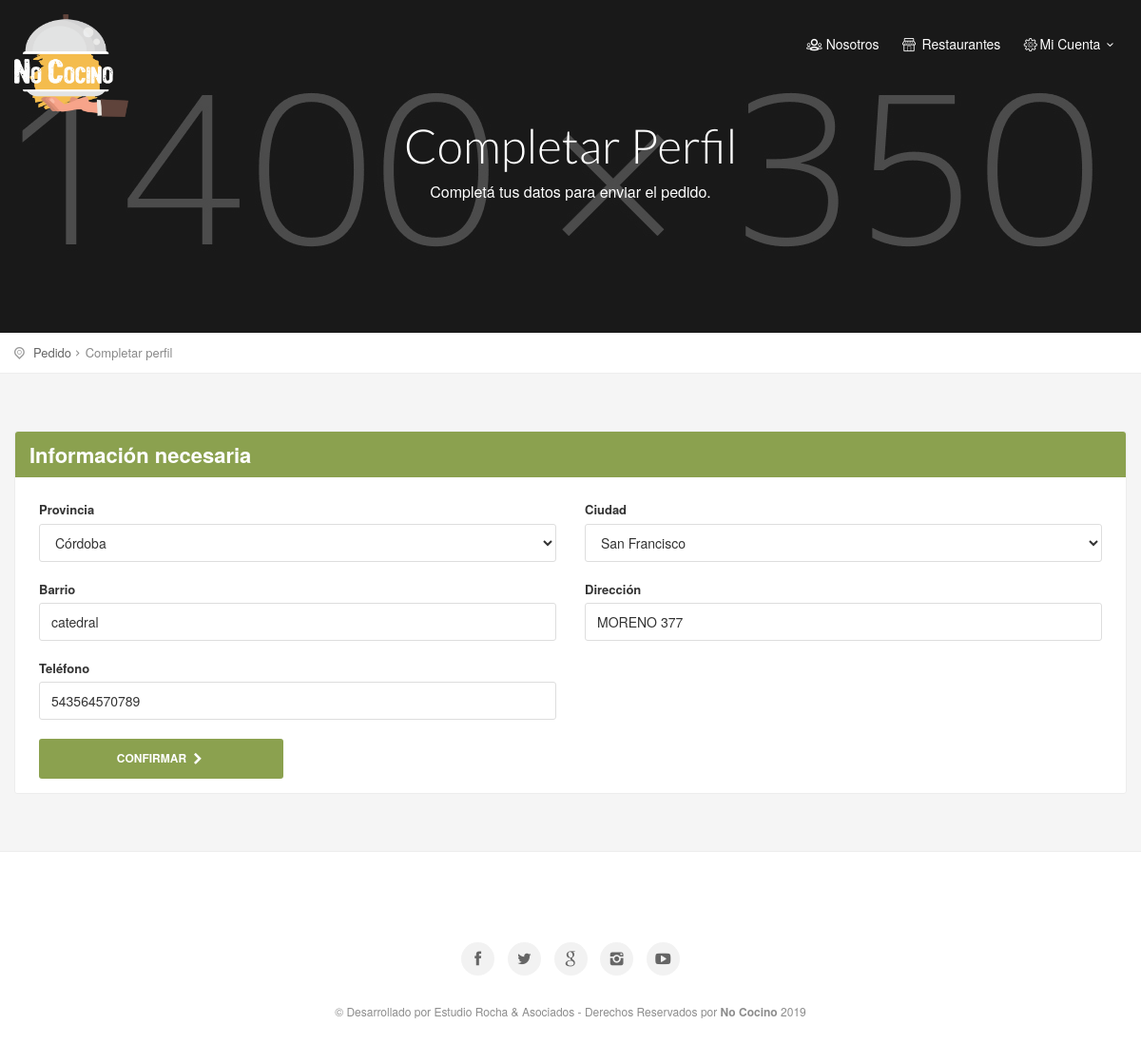
Page /completarPerfil.php (signed in) on the committed database.
### tables this page shows
CREATE TABLE `usuarios` (
  `id` int(11) NOT NULL,
  `cod` varchar(255) DEFAULT NULL,
  `nombre` text,
  `apellido` text,
  `doc` text,
  `email` text,
  `password` text,
  `postal` text,
  `direccion` text,
  `barrio` text,
  `localidad` text,
  `provincia` text,
  `pais` text,
  `telefono` text,
  `celular` text,
  `invitado` int(11) NOT NULL DEFAULT '0',
  `plan` int(11) DEFAULT '3',
  `vendedor` int(11) NOT NULL DEFAULT '0',
  `fecha` date DEFAULT NULL
);

### Clases/Conexion.php (called while the page is built, shortened)
<?php namespace Clases;
class Conexion
{
    private $datos = array("host"=> "localhost","user"=> "root","pass"=> "","db"  => "nococino");
    private $con;
    public function __construct()
    {
        $this->con = mysqli_connect($this->datos["host"], $this->datos["user"], $this->datos["pass"], $this->datos["db"]);
        mysqli_set_charset($this->con,'utf8');
    }
    public function sqlReturn($query)
    {
        $dato = $this->con->query($query);
        return $dato;
    }
}

### Clases/Usuarios.php (called while the page is built, shortened)
<?php
class Usuarios
{
    public $cod;
    private $con;
    public function __construct()
    {
        $this->con = new Conexion();
    }
    public function view()
    {
        $sql = "SELECT * FROM `usuarios`WHERE cod = '{$this->cod}' ORDER BY id DESC";
        $usuario = $this->con->sqlReturn($sql);
        $row = mysqli_fetch_assoc($usuario);
        return $row;
    }
}

### completarPerfil.php (the view, shortened to what this page needs)
<?php
$usuario = new Clases\Usuarios();
$cod_usuario = $_SESSION['usuarios']['cod'];
$usuario->set("cod", $cod_usuario);
$usuarioData = $usuario->view();
?>
    <section class="parallax-window" id="short" data-parallax="scroll" data-image-src="img/sub_header_cart.jpg"
             data-natural-width="1400" data-natural-height="350">
        <div id="subheader">
            <div id="sub_content">
                <h1>Completar Perfil</h1>
                <p>Completá tus datos para enviar el pedido.</p>
            </div>
        </div>
    </section>
    <div id="position">
        <div class="container">
            <ul>
                <li><a href="#">Pedido</a></li>
                <li>Completar perfil</li>
            </ul>
        </div>
    </div>
    <div class="container margin_60_35">
        <div class="row">
            <div class="col-md-12">
                <div class="box_style_2" id="main_menu">
                    <h2 class="inner">Información necesaria</h2>
                    <form method="post">
                        <div class="row">
                            <div class="col-md-6">
                                <div class="form-group">
                                    <label>Provincia</label>
                                    <select class="form-control" name="provinciaInvitado" id="provinciaInvitado">
                                        <option value="Córdoba" <?php if ($usuarioData['provincia'] == 'Córdoba') echo 'selected'; ?>>
                                            Córdoba
                                        </option>
                                    </select>
                                </div>
                            </div>
                            <div class="col-md-6">
                                <div class="form-group">
                                    <label>Ciudad</label>
                                    <select class="form-control" name="ciudadInvitado" id="ciudadInvitado">
                                        <option value="San Francisco" <?php if ($usuarioData['localidad'] == 'San Francisco') echo 'selected'; ?>>
                                            San Francisco
                                        </option>
                                    </select>
                                </div>
                            </div>
                        </div>
                        <div class="row">
                            <div class="col-sm-6">
                                <div class="form-group">
                                    <label>Barrio</label>
                                    <input type="text" id="barrioInvitado" value="<?= $usuarioData['barrio'] ?>"
                                           name="barrioInvitado" class="form-control"
                                           placeholder="Barrio">
                                </div>
                            </div>
                            <div class="col-sm-6">
                                <div class="form-group">
                                    <label>Dirección</label>
                                    <input type="text" id="direccionInvitado" value="<?= $usuarioData['direccion'] ?>"
                                           name="direccionInvitado"
                                           class="form-control" placeholder="Dirección">
                                </div>
                            </div>
                        </div>
                        <div class="row">
                            <div class="col-md-6">
                                <div class="form-group">
                                    <label>Teléfono</label>
                                    <input type="numeric" class="form-control" id="telefonoInvitado"
                                           value="<?= $usuarioData['telefono'] ?>"
                                           name="telefonoInvitado"
                                           placeholder="Teléfono">
                                </div>
                            </div>
                        </div>
                        <div class="row">
                            <div class="col-md-3">
                                <button class="btn_full" name="completarPerfil" type="submit">Confirmar <i
                                            class="icon-right-open-5"></i></button>
                            </div>
                        </div>
                    </form>
                </div>
            </div>
        </div>
    </div>

### assets/lightbox/lightbox.css (style rules this page uses)
body:after { content: url(../images/close.png) url(../images/loading.gif) url(../images/prev.png) url(../images/next.png); display: none; }

### assets/css/style.css (style rules this page uses)
@media (min-width:1200px) { .container { padding: 0px 0px; } }
body { font-size: 13px; line-height: 1.4; color: #555; background-color: #f5f5f5; font-family: "Helvetica Neue", Helvetica, Arial, sans-serif; }
h1, h2, h3, h4, h5, h6, label { color: #333; }
h1, h2 { font-family: 'Lato', "Helvetica Neue", Helvetica, Arial, sans-serif; }
.box_style_2 h2.inner { background-color: #8BA14F; color: #fff; margin: -25px -25px 25px -25px; padding: 12px 15px; font-family: "Helvetica Neue", Helvetica, Arial, sans-serif; font-size: 22px; font-weight: 600; -webkit-border-top-left-radius: 3px; -webkit-border-top-right-radius: 3px; -moz-border-radius-topleft: 3px; -moz-border-radius-topright: 3px; border-top-left-radius: 3px; border-top-right-radius: 3px; }
a { color: rgb(6, 132, 180);; text-decoration: none; -webkit-transition: all 0.2s ease; transition: all 0.2s ease; outline: none; }
a.btn_full, .btn_full { border: none; font-family: inherit; font-size: inherit; color: #fff; width: 100%; background: #8BA14F; cursor: pointer; padding: 12px 20px; outline: none; font-size: 12px; -webkit-transition: all 0.3s; -moz-transition: all 0.3s; transition: all 0.3s; -webkit-border-radius: 3px; -moz-border-radius: 3px; border-radius: 3px; text-transform: uppercase; font-weight: bold; display: block; text-align: center; margin-bottom: 5px; }
#subheader { color: #fff; text-align: center; display: table; width: 100%; height: 470px; background: rgba(0, 0, 0, .7); }
#short #subheader { height: 350px; }
.box_style_2, #cart_box { background: #fff; -webkit-border-radius: 3px; -moz-border-radius: 3px; border-radius: 3px; border: 1px solid #ededed; margin-bottom: 25px; padding: 25px; }
.box_style_2#main_menu, .box_style_2.info { padding-bottom: 10px; }
#sub_content { display: table-cell; padding: 0 15%; vertical-align: middle; text-align: center; font-size: 16px; }
#sub_content h1 { margin: 0 0 10px 0; font-size: 60px; font-weight: 300; color: #fff; }
.parallax-window { min-height: 470px; background: transparent; position: relative; }
.parallax-window#short { height: 350px; min-height: inherit; }
#position { background-color: #fff; border-bottom: 1px solid #ededed; padding: 10px 0; font-size: 11px; }
#position ul li:first-child { padding-left: 20px; }
#position ul li:first-child:before { content: "\eaf4"; font-style: normal; font-weight: normal; font-family: "fontello"; position: absolute; left: 0; top: 1px; color: #999; }
#position ul { margin: 0; padding: 0; color: #888; }
#position ul li a { color: #252525; opacity: 0.7; }
#position ul li { display: inline-block; padding-right: 8px; margin-right: 3px; position: relative; }
#position ul li:after { content: "\e9ee"; font-style: normal; font-weight: normal; font-family: "fontello"; position: absolute; right: 0; top: 1px; }
#position ul li:last-child:after { content: ''; }
.margin_60_35 { padding-top: 60px; padding-bottom: 35px; }
.form-control { color: #333; height: 40px; border-radius: 3px; box-shadow: none; border: 1px solid #ddd; box-shadow: 0; }
.form-group { margin-bottom: 20px; }
#position { background-color: #fff; border-bottom: 1px solid #ededed; padding: 12px 0; font-size: 13px; }
#position ul { display: inline-block; }

### assets/css/responsive.css (style rules this page uses)
@media only screen and (max-width : 1200px) { #sub_content h1 { font-size:50px; } }

### rows in the picture
usuarios: provinciaInvitado "Córdoba", ciudadInvitado "San Francisco", barrioInvitado "catedral", direccionInvitado "MORENO 377", telefonoInvitado "543564570789"

### other values in the picture
TITULO "No Cocino"
